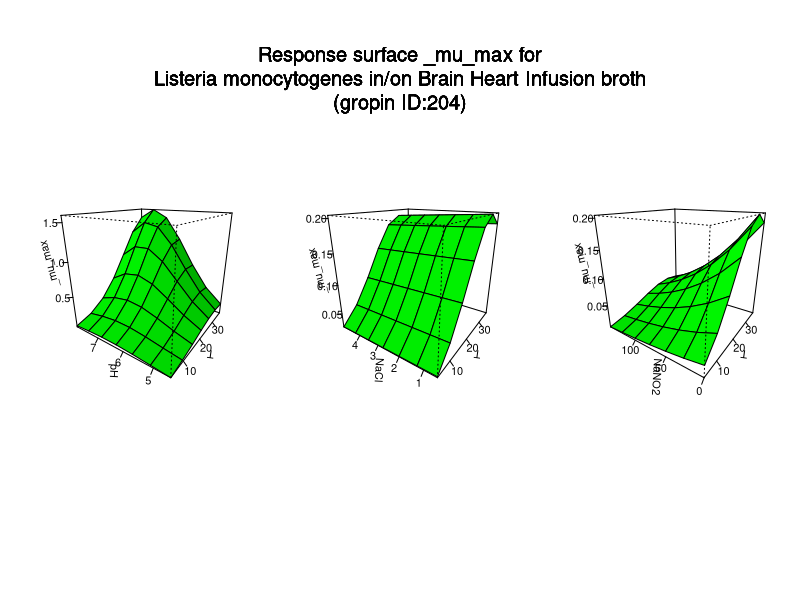

Generate this figure with R:
#############################
# start of Parameter script
#############################
T <- seq(4.004,36.963036963037,length.out=7)
pH <- seq(4.5045,7.99200799200799,length.out=7)
NaCl <- seq(0.5005,4.995004995005,length.out=7)
NaNO2 <- seq(0,149.85014985015,length.out=7)
#############################
# end of Parameter script
#############################
############################# 
# start of Model script Gropin ID 204 
#############################
 
# constant coefficients for this model
 
variables <- data.frame(T,pH,NaCl,NaNO2)
argumentsPar <- unique.data.frame(expand.grid(variables))
 
# heart of the model
response_surface <- function(T,pH,NaCl,NaNO2) {
   mumax <-log(2)/exp(13.5303-0.1096*T+0.0266*NaCl-3.2997*pH+0.0232*NaNO2-0.0134*T*pH-0.00332*NaCl*pH-0.00296*pH*NaNO2+0.00271*(T^2)+0.257*(pH^2)-0.00000085*(NaNO2^2))

	return(mumax=mumax)
} 

# output parameters
responseSurface <- cbind(argumentsPar,response_surface(argumentsPar['T'],argumentsPar['pH'],argumentsPar['NaCl'],argumentsPar['NaNO2']))
colnames(responseSurface) <- c(colnames(argumentsPar),'mumax')
#############################
# End of Model script
#############################
############################# 
# start of Visualisation script Gropin ID 204 
#############################
titleText <-'Response surface _mu_max for
Listeria monocytogenes in/on Brain Heart Infusion broth
(gropin ID:204)'
argPar1 <- unique.data.frame(expand.grid(T,pH))
argPar2 <- unique.data.frame(expand.grid(T,NaCl))
argPar3 <- unique.data.frame(expand.grid(T,NaNO2))
z1 <- matrix(unlist(response_surface(T = argPar1[1],pH = argPar1[2],NaCl = NaCl[1],NaNO2 = NaNO2[1])),nrow=7)
z2 <- matrix(unlist(response_surface(T = argPar2[1],NaCl = argPar2[2],pH = pH[1],NaNO2 = NaNO2[1])),nrow=7)
z3 <- matrix(unlist(response_surface(T = argPar3[1],NaNO2 = argPar3[2],pH = pH[1],NaCl = NaCl[1])),nrow=7)
# adding precaution if response surface is zero
myZLim1 <- range(z1)
if(myZLim1[1] == myZLim1[2]) myZLim1[2] <- myZLim1[2]+1
myZLim2 <- range(z2)
if(myZLim2[1] == myZLim2[2]) myZLim2[2] <- myZLim2[2]+1
myZLim3 <- range(z3)
if(myZLim3[1] == myZLim3[2]) myZLim3[2] <- myZLim3[2]+1
if(length(T)>1 & length(pH)>1 & length(NaCl)>1 & length(NaNO2)>1) {
	par(mfrow = c(1,3))
	persp(T,pH,z1,col = 'green',xlab='T',ylab='pH',zlab='_mu_max',zlim=myZLim1,theta=305,phi=20,shade=0.25,ticktype = 'detailed')
	persp(T,NaCl,z2,col = 'green',xlab='T',ylab='NaCl',zlab='_mu_max',zlim=myZLim2,theta=305,phi=20,shade=0.25,ticktype = 'detailed')
	persp(T,NaNO2,z3,col = 'green',xlab='T',ylab='NaNO2',zlab='_mu_max',zlim=myZLim3,theta=305,phi=20,shade=0.25,ticktype = 'detailed')
	mtext(titleText,outer=T,  cex=1.2, line=-8.5, side=3)
} else {
		myPars <- unique.data.frame(expand.grid(T,pH,NaCl,NaNO2))
		myZ <-matrix(unlist(response_surface(myPars[,1],myPars[,2],myPars[,3],myPars[,4])),nrow=7)
		myZLim <- range(myZ)
if(myZLim[1] == myZLim[2]) myZLim[2] <- myZLim[2]+1
	if(length(NaCl)==1 & length(NaNO2)==1) {
		persp(T,pH,myZ,col = 'green',xlab='T',ylab='pH',zlab='_mu_max',main=titleText,sub=paste('other variable: NaCl =',round(NaCl,digits = 2), 'NaNO2 =',round(NaNO2,digits = 2)),zlim=myZLim,theta=305,phi=20,shade=0.25,ticktype = 'detailed')
	}
	if(length(pH)==1 & length(NaNO2)==1) {
		persp(T,NaCl,myZ,col = 'green',xlab='T',ylab='NaCl',zlab='_mu_max',main=titleText,sub=paste('other variable: pH =',round(pH,digits = 2), 'NaNO2 =',round(NaNO2,digits = 2)),zlim=myZLim,theta=305,phi=20,shade=0.25,ticktype = 'detailed')
	}
	if(length(pH)==1 & length(NaCl)==1) {
		persp(T,NaNO2,myZ,col = 'green',xlab='T',ylab='NaNO2',zlab='_mu_max',main=titleText,sub=paste('other variable: pH =',round(pH,digits = 2), 'NaCl =',round(NaCl,digits = 2)),zlim=myZLim,theta=305,phi=20,shade=0.25,ticktype = 'detailed')
	}
	if(length(T)==1 & length(NaNO2)==1) {
		persp(pH,NaCl,myZ,col = 'green',xlab='pH',ylab='NaCl',zlab='_mu_max',main=titleText,sub=paste('other variable: T =',round(T,digits = 2), 'NaNO2 =',round(NaNO2,digits = 2)),zlim=myZLim,theta=305,phi=20,shade=0.25,ticktype = 'detailed')
	}
	if(length(T)==1 & length(NaCl)==1) {
		persp(pH,NaNO2,myZ,col = 'green',xlab='pH',ylab='NaNO2',zlab='_mu_max',main=titleText,sub=paste('other variable: T =',round(T,digits = 2), 'NaCl =',round(NaCl,digits = 2)),zlim=myZLim,theta=305,phi=20,shade=0.25,ticktype = 'detailed')
	}
	if(length(T)==1 & length(pH)==1) {
		persp(NaCl,NaNO2,myZ,col = 'green',xlab='NaCl',ylab='NaNO2',zlab='_mu_max',main=titleText,sub=paste('other variable: T =',round(T,digits = 2), 'pH =',round(pH,digits = 2)),zlim=myZLim,theta=305,phi=20,shade=0.25,ticktype = 'detailed')
	}
}
#############################
# End of Visualisation script
#############################
